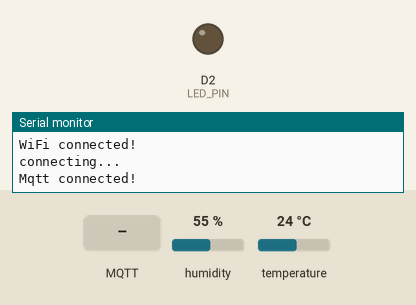
Bench run of a sketch on a simulated Arduino MKR. Shown: output pins drawn as LEDs (lit = HIGH), the last lines printed to the serial monitor. The test bench sets the inputs (shaded band); at power-on: humidity 55 %, temperature 24 °C. WiFi joins after 1.5 s; servers stay silent unless stated; no MQTT or app messages arrive unless stated.

Above: at 2.7 s.
2.8 s: MQTT message "1" arrives on the first subscribed topic
At 4.0 s:
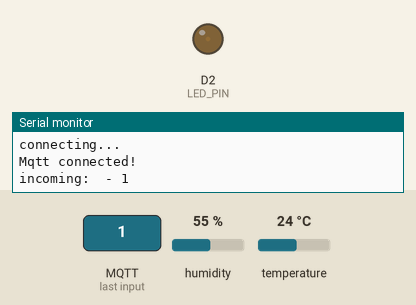
4.3 s: MQTT message "90" arrives on the first subscribed topic
At 5.3 s:
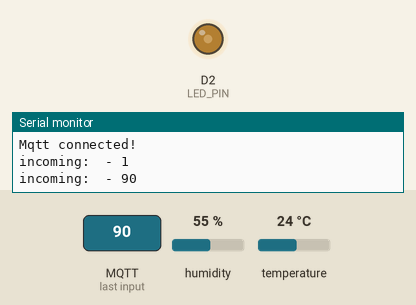
5.8 s: MQTT message "200" arrives on the first subscribed topic
At 6.5 s:
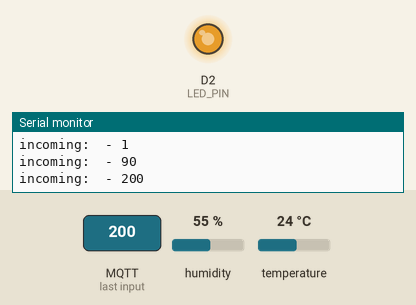
7.3 s: MQTT message "on" arrives on the first subscribed topic
At 7.6 s:
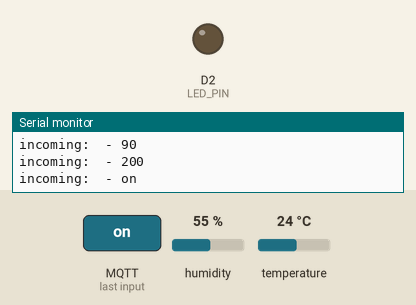
Timing chart, 0 to 9.8 s (numbered marks = the images above; inputs shaded):
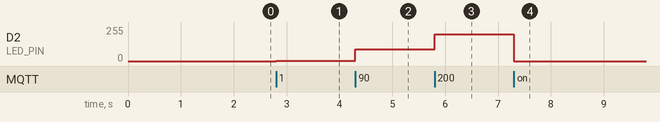

Measured:
- after the input at 2.8 s, D2 (LED_PIN): 0/255 → 1/255 at once
- after the input at 4.3 s, D2 (LED_PIN): 1/255 → 90/255 at once
- after the input at 5.8 s, D2 (LED_PIN): 90/255 → 200/255 at once
- after the input at 7.3 s, D2 (LED_PIN): 200/255 → 0/255 at once

The sketch:

main.ino
```cpp
#include <WiFiNINA.h>
#include <MQTT.h>
#include <DHT.h>

#define SERIAL_ENABLED true
#define BAUDRATE 115200
#define WIFI_SSID ""
#define WIFI_PWD ""
#define MQTT_BROKER_ADDRESS ""
#define MQTT_BROKER_USER_ID ""
#define MQTT_BROKER_USER_USERNAME ""
#define MQTT_BROKER_USER_PWD ""
#define MQTT_SENSOR_TOPIC ""
#define MQTT_RECEPTOR_TOPIC ""
#define DHTPIN 0
#define DHTTYPE DHT11
#define LED_PIN 2

unsigned long lastMillis = 0;


/// ################ SERIAL #######################

void Serial_Begin()
{
    Serial.begin(BAUDRATE);
}

void Serial_print(String message)
{
    if(SERIAL_ENABLED == 1)
    {
        Serial.print(message);
    }
}

void Serial_println(String message)
{
    if(SERIAL_ENABLED == 1)
    {
        Serial.println(message);
    }
}


/// ################ WIFI #######################

WiFiClient wifi_client;

void WiFi_Begin()
{
    WiFi.begin(WIFI_SSID, WIFI_PWD);
}

void WiFi_Connect()
{
    Serial_print("checking wifi...");

    while (WiFi.status() != WL_CONNECTED)
    {
        Serial_print(".");
        delay(1000);
    }

    Serial_print("\n");
    Serial_println("WiFi connected!");
}


/// ################ MQTT #######################

MQTTClient mqtt_client;

void Mqtt_Subscribe(String topic)
{
    mqtt_client.subscribe(topic);
}

void Mqtt_Connect()
{
    Serial_print("\nconnecting...");
    while (!mqtt_client.connect("arduino-mkr1010", "", ""))
    {
        Serial_print(".");
        delay(1000);
    }

    Serial_print("\n");
    Serial_println("Mqtt connected!");

    Mqtt_Subscribe(MQTT_RECEPTOR_TOPIC);
}

bool Mqtt_Connected()
{
    return mqtt_client.connected();
}

void Mqtt_Loop()
{
    mqtt_client.loop();
}

void MessageReceived(String &topic, String &payload) {
  Serial_println("incoming: " + topic + " - " + payload);
  if(topic == MQTT_RECEPTOR_TOPIC)
  {
    SetLed(payload.toInt());
  }
}

void Mqtt_Publish(String topic, String message)
{
    mqtt_client.publish(topic, message);
}

void Mqtt_Begin()
{
    mqtt_client.begin(MQTT_BROKER_ADDRESS, wifi_client);
    mqtt_client.onMessage(MessageReceived);
}


/// ################ SENSOR #######################

DHT dht(DHTPIN, DHTTYPE);

void DHT_Begin()
{
    dht.begin();
}

float DHT_ReadTemperature_AsFloat()
{
    return dht.readTemperature();
}

int DHT_ReadTemperature_AsInt()
{
    return int(DHT_ReadTemperature_AsFloat());
}

String DHT_ReadTemperature_AsString(bool integer = true)
{
    if(!integer)
    {
        return String(DHT_ReadTemperature_AsFloat());
    }

    return String(DHT_ReadTemperature_AsInt());
}


/// ################ RECEPTOR #######################

void InitializeLedPin()
{
    pinMode(LED_PIN, OUTPUT);
    analogWrite(LED_PIN, 0);
}

void SetLed(int value)
{
    if(value < 0)
    {
        analogWrite(2, 0);
    }
    else if(value > 254)
    {
        analogWrite(2, 254);
    }
    else
    {
        analogWrite(2, value);
    }
}


/// ################ COMMON #######################

void setup() {
  Serial_Begin();
  InitializeLedPin();
  WiFi_Begin();
  Mqtt_Begin();
  DHT_Begin();

  WiFi_Connect();
  Mqtt_Connect();
}

void loop() {
  Mqtt_Loop();

  if (!Mqtt_Connected()) {
    WiFi_Connect();
    Mqtt_Connect();
  }

  if (millis() - lastMillis > 1000) {
    lastMillis = millis();

    String t = DHT_ReadTemperature_AsString();
    Mqtt_Publish("/temp", t);
  }
}
```
